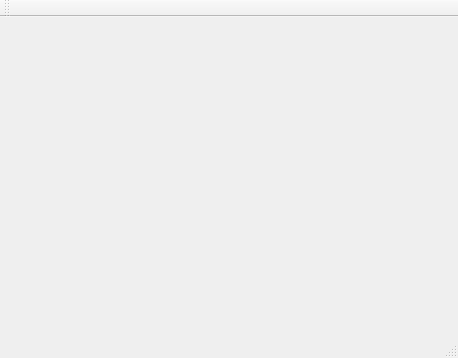
<?xml version="1.0" encoding="UTF-8"?>
<ui version="4.0">
 <class>MainWindow</class>
 <widget class="QMainWindow" name="MainWindow">
  <property name="geometry">
   <rect>
    <x>0</x>
    <y>0</y>
    <width>458</width>
    <height>358</height>
   </rect>
  </property>
  <property name="windowTitle">
   <string>Spectrum Analyzer</string>
  </property>
  <widget class="QWidget" name="centralWidget">
   <widget class="QwtPlot" name="qwtPlot">
    <property name="geometry">
     <rect>
      <x>0</x>
      <y>20</y>
      <width>451</width>
      <height>281</height>
     </rect>
    </property>
   </widget>
  </widget>
  <widget class="QMenuBar" name="menuBar">
   <property name="geometry">
    <rect>
     <x>0</x>
     <y>0</y>
     <width>458</width>
     <height>21</height>
    </rect>
   </property>
  </widget>
  <widget class="QToolBar" name="mainToolBar">
   <attribute name="toolBarArea">
    <enum>TopToolBarArea</enum>
   </attribute>
   <attribute name="toolBarBreak">
    <bool>false</bool>
   </attribute>
  </widget>
  <widget class="QStatusBar" name="statusBar"/>
 </widget>
 <layoutdefault spacing="6" margin="11"/>
 <customwidgets>
  <customwidget>
   <class>QwtPlot</class>
   <extends>QFrame</extends>
   <header>qwt_plot.h</header>
  </customwidget>
 </customwidgets>
 <resources/>
 <connections/>
</ui>
